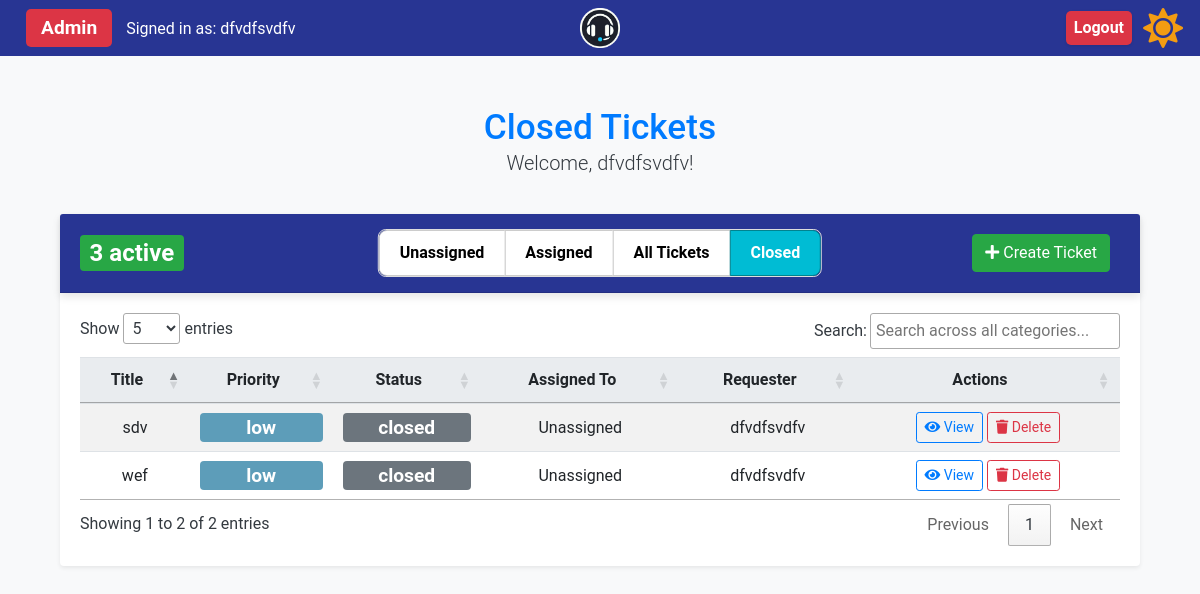
The page /closed_tickets (signed in) on the database as committed earlier.
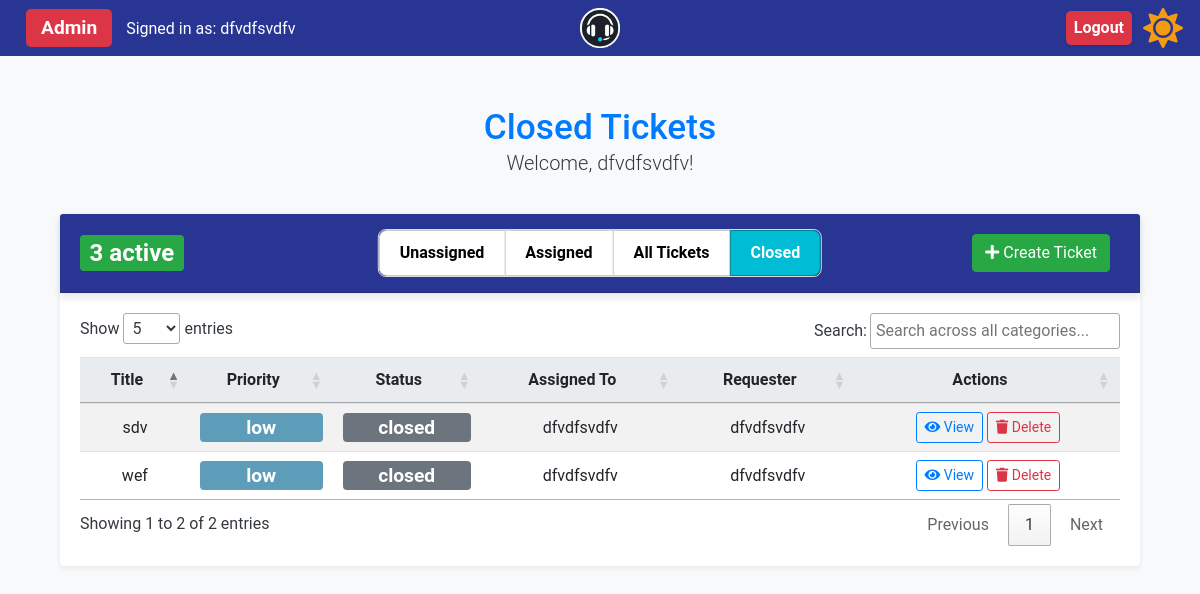
The same page on the database as committed later.
### app/models.py (models this page shows, shortened)
class Ticket(db.Model):
    id = db.Column(db.Integer, primary_key=True)
    title = db.Column(db.String(150), nullable=False)
    description = db.Column(db.Text, nullable=False)
    status = db.Column(db.String(50), nullable=False)
    priority = db.Column(db.String(50), nullable=False)
    created_at = db.Column(db.DateTime, default=lambda: datetime.now(timezone.utc))
    updated_at = db.Column(
        db.DateTime,
        default=lambda: datetime.now(timezone.utc),
        onupdate=lambda: datetime.now(timezone.utc),
    )
    assigned_to = db.Column(db.Integer, db.ForeignKey("user.id"))
    user_id = db.Column(db.Integer, db.ForeignKey("user.id"))
    creator = db.relationship(
        "User",
        foreign_keys=[user_id],
        back_populates="created_tickets",
        overlaps="assigned_tickets,comments",
    )
    assignee = db.relationship(
        "User",
        foreign_keys=[assigned_to],
        back_populates="assigned_tickets",
        overlaps="created_tickets,comments",
    )
    ticket_comments = db.relationship("Comment", back_populates="ticket")

class User(UserMixin, db.Model):
    id = db.Column(db.Integer, primary_key=True)
    name = db.Column(db.String(150), nullable=False)
    email = db.Column(db.String(150), unique=True, nullable=False)
    password_hash = db.Column(db.String(150), nullable=False)
    role = db.Column(db.String(50), nullable=False)
    created_tickets = db.relationship(
        "Ticket",
        foreign_keys="Ticket.user_id",
        back_populates="creator",
        overlaps="assigned_tickets,comments",
    )
    assigned_tickets = db.relationship(
        "Ticket",
        foreign_keys="Ticket.assigned_to",
        back_populates="assignee",
        overlaps="created_tickets,comments",
    )
    user_comments = db.relationship(
        "Comment", back_populates="commenter", overlaps="commenter,comments"
    )

### app/routes.py (the view)
@bp.route("/closed_tickets", methods=["GET"])
@login_required
def closed_tickets():
    if current_user.role == "admin":
        closed_tickets = Ticket.query.filter_by(status="closed").all()
    elif current_user.role == "support":
        closed_tickets = Ticket.query.filter_by(
            status="closed", assigned_to=current_user.id
        ).all()
    else:
        closed_tickets = Ticket.query.filter_by(
            status="closed", user_id=current_user.id
        ).all()
    return render_template(
        "closed_tickets.html", closed_tickets=closed_tickets, view="closed"
    )

### app/__init__.py (called while the page is built)
def create_app(config=None):
    app = Flask(__name__, instance_relative_config=True)
    if config:
        app.config.from_object(config)
    else:
        app.config.from_pyfile("config.py")  # Default to development config
    db.init_app(app)
    login_manager.init_app(app)
    migrate.init_app(app, db)
    csrf.init_app(app)  # Initialize CSRF protection with the app
    moment.init_app(app)  # Initialize Flask-Moment with the app
    from .models import User  # Ensure User model is correctly defined
    @login_manager.user_loader
    def load_user(user_id):
        return User.query.get(int(user_id))
    from .routes import bp  # Ensure bp is defined as a Blueprint in routes.py
    app.register_blueprint(bp)
    return app

### app/templates/closed_tickets.html (shortened to what the changed rows need)
{% extends "base.html" %} {% block content %}
<div class="container mt-5">
  <div class="row mb-2">
    <div class="col-12 text-center">
      <h2 class="text-primary mb-0">Closed Tickets</h2>
    </div>
  </div>
  <div class="card shadow-sm">
    <div class="card-body">
      <table id="tickets-table" class="table table-striped table-hover">
        <thead>
          <tr>
            <th class="text-center">Title</th>
            <th class="text-center">Priority</th>
            <th class="text-center">Status</th>
            <th class="text-center">Assigned To</th>
            <th class="text-center">Requester</th>
            <th class="text-center">Actions</th>
          </tr>
        </thead>
        <tbody>
          {% if closed_tickets|length == 0 %}
          <tr>
            <td class="text-center">-</td>
            <td class="text-center">-</td>
            <td class="text-center">-</td>
            <td class="text-center">-</td>
            <td class="text-center">-</td>
            <td class="text-center">No closed tickets</td>
          </tr>
          {% else %} {% for ticket in closed_tickets %}
          <tr>
            <td class="text-center">{{ ticket.title }}</td>
            <td class="text-center">
              <span
                class="badge dashboard-badge priority-{{ ticket.priority }}"
              >
                {{ ticket.priority }}
              </span>
            </td>
            <td class="text-center">
              <span class="badge dashboard-badge status-{{ ticket.status }}">
                {{ ticket.status }}
              </span>
            </td>
            <td class="text-center">
              {{ ticket.assignee.name if ticket.assignee else "Unassigned" }}
            </td>
            <td class="text-center">{{ ticket.creator.name }}</td>
            <td class="text-center">
              <a
                href="{{ url_for('main.ticket_details', ticket_id=ticket.id) }}"
                class="btn btn-outline-primary btn-sm"
              >
                <i class="fas fa-eye"></i> View
              </a>
              {% if current_user.role == 'admin' %}
              <form
                method="POST"
                action="{{ url_for('main.delete_ticket', ticket_id=ticket.id) }}"
                style="display: inline"
                onsubmit="return confirm('Are you sure you want to delete this ticket?');"
              >
                <button type="submit" class="btn btn-outline-danger btn-sm">
                  <i class="fas fa-trash"></i> Delete
                </button>
              </form>
              {% endif %}
            </td>
          </tr>
          {% endfor %} {% endif %}
        </tbody>
      </table>
    </div>
  </div>
</div>
{% endblock %}

Rows that differ between the two databases and show on the page:
changed Ticket "sdv": assignee "Unassigned" → "dfvdfsvdfv"
changed Ticket "wef": assignee "Unassigned" → "dfvdfsvdfv"
